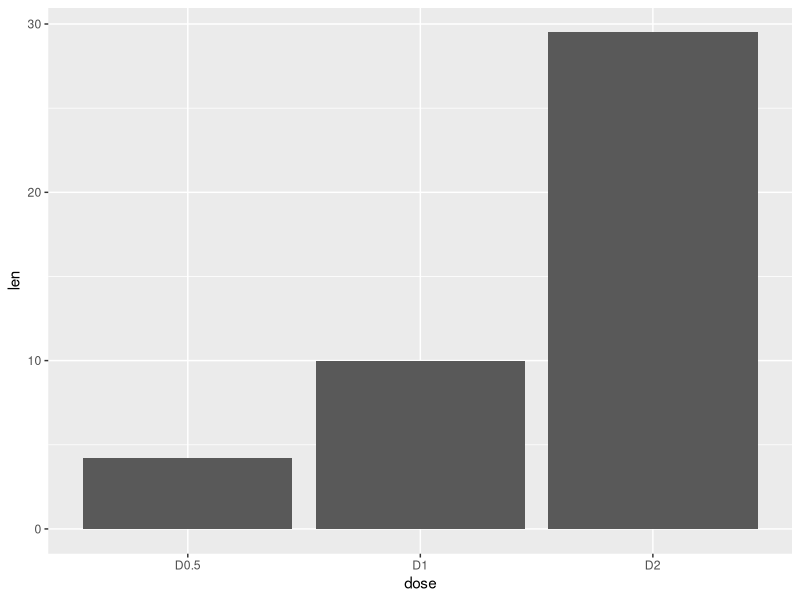
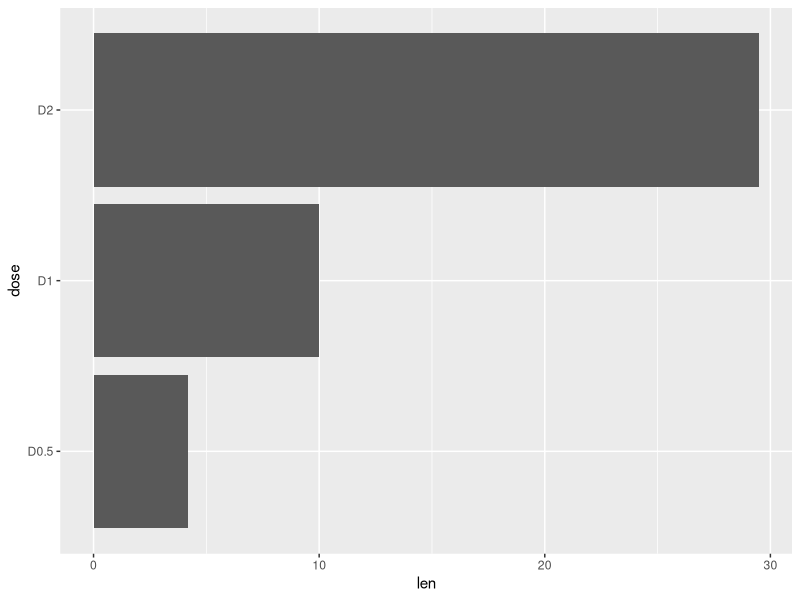
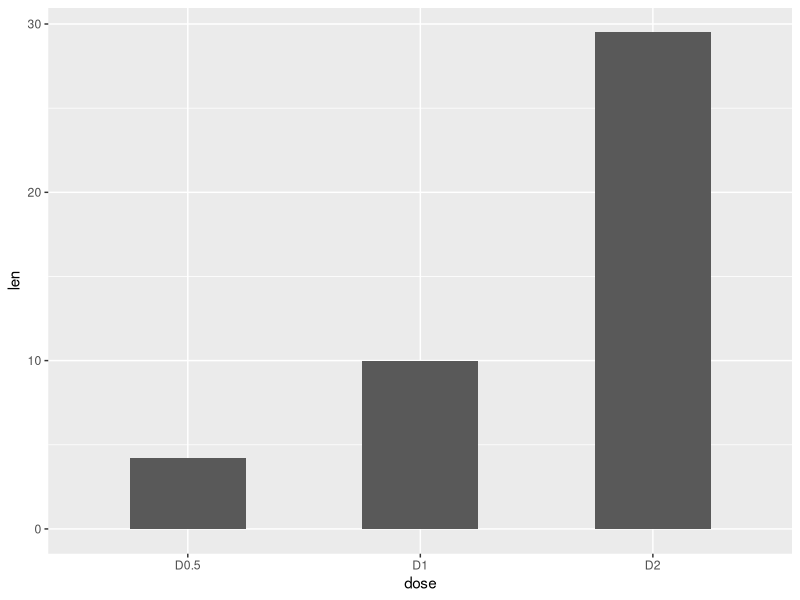
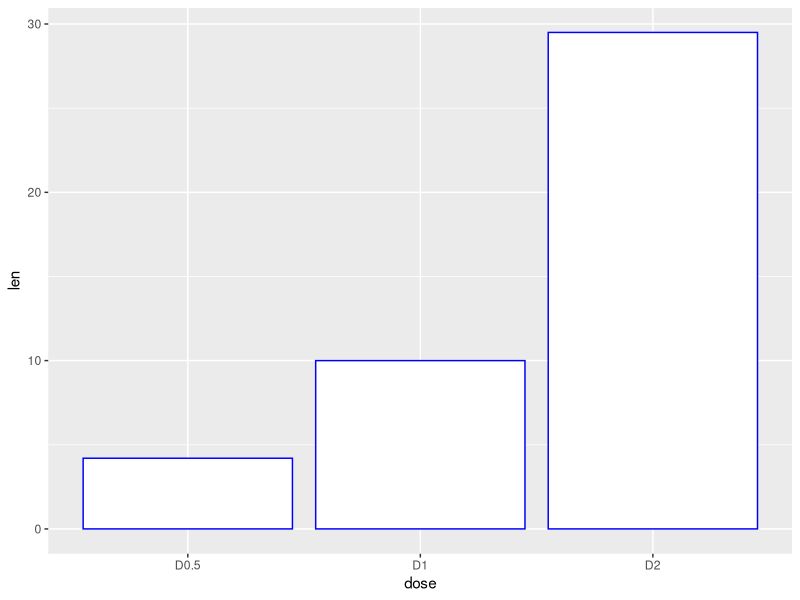
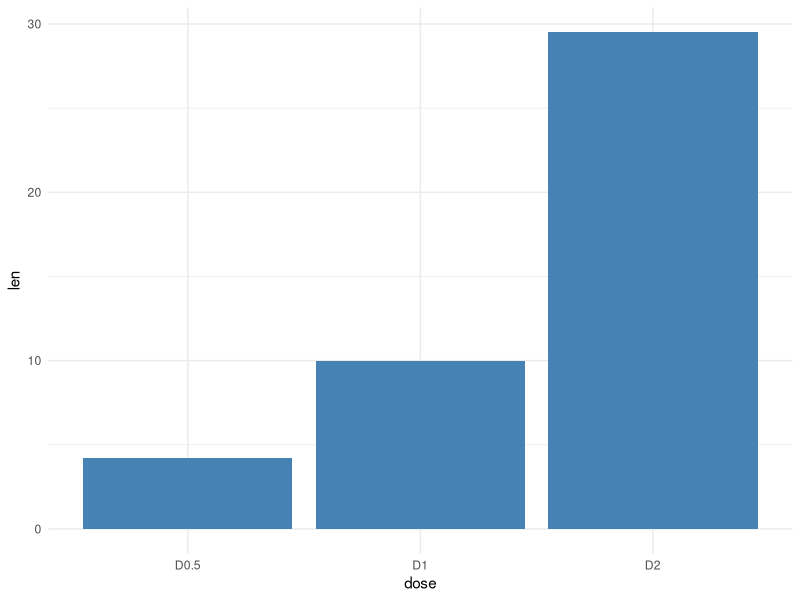
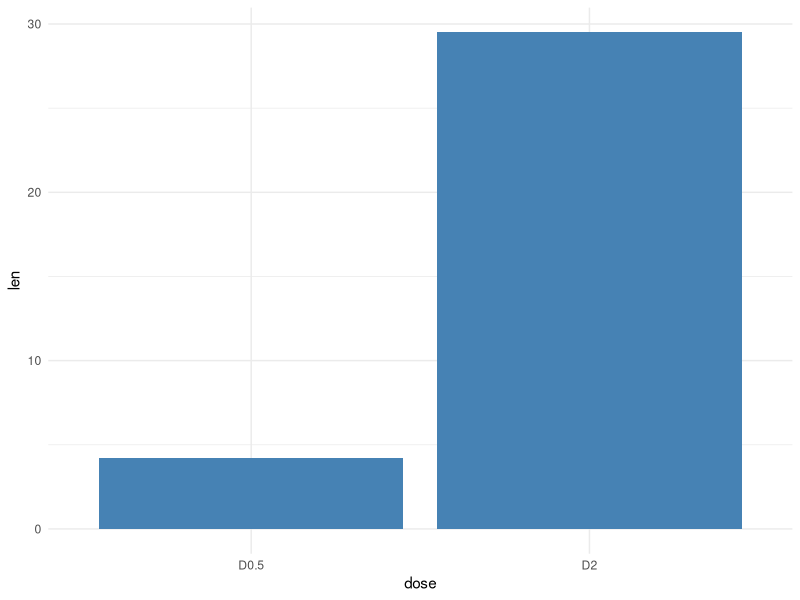
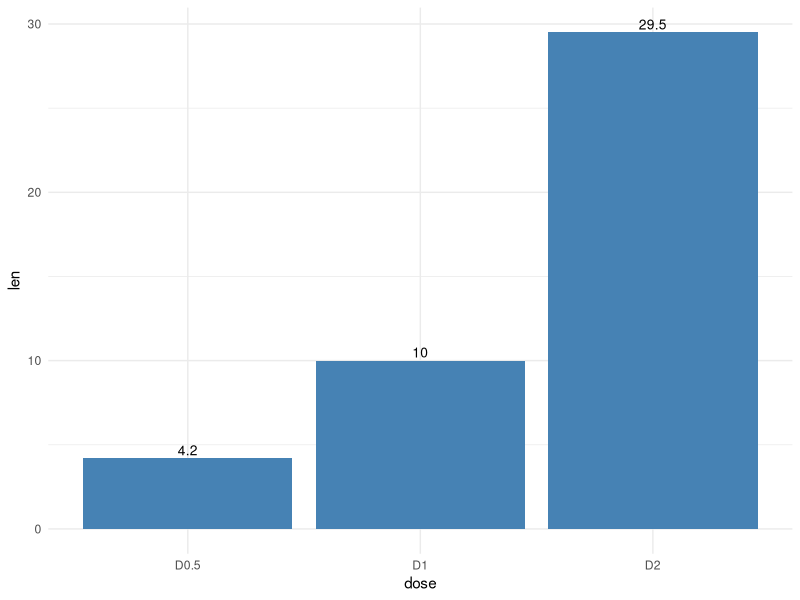
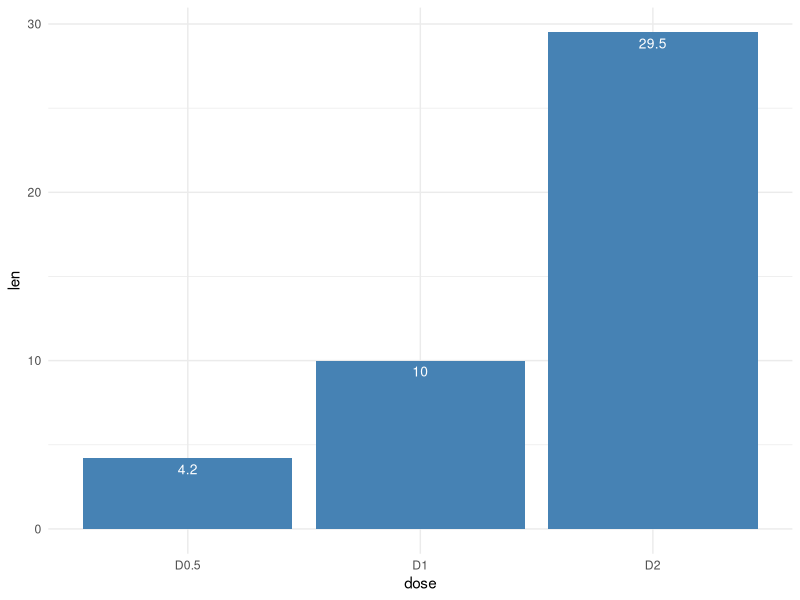

Write the R code that produced these figures, in order. (Note: this script raises an error after producing the figures.)
df <- data.frame(dose=c("D0.5", "D1", "D2"),
                 len=c(4.2, 10, 29.5))

head(df)
library(ggplot2)
# Basic barplot
p<-ggplot(data=df, aes(x=dose, y=len)) +
  geom_bar(stat="identity")
p

# Horizontal bar plot
p + coord_flip()

# Change the width of bars
ggplot(data=df, aes(x=dose, y=len)) +
  geom_bar(stat="identity", width=0.5)

# Change colors
ggplot(data=df, aes(x=dose, y=len)) +
  geom_bar(stat="identity", color="blue", fill="white")

# Minimal theme + blue fill color
p<-ggplot(data=df, aes(x=dose, y=len)) +
  geom_bar(stat="identity", fill="steelblue")+
  theme_minimal()
p

# choose which item to display
p + scale_x_discrete(limits=c("D0.5", "D2"))

# barplot with labels
# Outside bars
ggplot(data=df, aes(x=dose, y=len)) +
  geom_bar(stat="identity", fill="steelblue")+
  geom_text(aes(label=len), vjust=-0.3, size=3.5)+
  theme_minimal()

# Inside bars
ggplot(data=df, aes(x=dose, y=len)) +
  geom_bar(stat="identity", fill="steelblue")+
  geom_text(aes(label=len), vjust=1.6, color="white", size=3.5)+
  theme_minimal()



# use mtcars data

head(mtcars)

# Don't map a variable to y
ggplot(mtcars, aes(x=factor(cyl)))+
  geom_bar(stat="bin", width=0.7, fill="steelblue")+
  theme_minimal()

# Change barplot line colors by groups
p<-ggplot(df, aes(x=dose, y=len, color=dose)) +
  geom_bar(stat="identity", fill="white")
p

#it is also possible to change manually barplot line colors using the functions :  
#scale_color_manual() : to use custom colors
#scale_color_brewer() : to use color palettes from RColorBrewer package
#scale_color_grey() : to use grey color palettes


# Use custom color palettes
p+scale_color_manual(values=c("#999999", "#E69F00", "#56B4E9"))

# Use brewer color palettes
p+scale_color_brewer(palette="Dark2")

# Use grey scale
p + scale_color_grey() + theme_classic()

#in the R code below, barplot fill colors are automatically controlled by the levels of dose
# Change barplot fill colors by groups
p<-ggplot(df, aes(x=dose, y=len, fill=dose)) +
  geom_bar(stat="identity")+theme_minimal()
p

#It is also possible to change manually barplot fill colors using the functions :
#scale_fill_manual() : to use custom colors
#scale_fill_brewer() : to use color palettes from RColorBrewer package
#scale_fill_grey() : to use grey color palettes

# Use custom color palettes
p+scale_fill_manual(values=c("#999999", "#E69F00", "#56B4E9"))

# use brewer color palettes
p+scale_fill_brewer(palette="Dark2")

# Use grey scale
p + scale_fill_grey()


#use black outline color
ggplot(df, aes(x=dose, y=len, fill=dose))+
  geom_bar(stat="identity", color="black")+
  scale_fill_manual(values=c("#999999", "#E69F00", "#56B4E9"))+
  theme_minimal()

# Change bar fill colors to blues
p <- p+scale_fill_brewer(palette="Blues")

p + theme(legend.position="top")

p + theme(legend.position="bottom")

# Remove legend
p + theme(legend.position="none")


#The function scale_x_discrete can be used to change the order of items to “2”, “0.5”, “1” :
p + scale_x_discrete(limits=c("D2", "D0.5", "D1"))



#barplot iwth multiple groups
#Data derived from ToothGrowth data sets are used. 
#ToothGrowth describes the effect of Vitamin C on tooth growth in Guinea pigs. 
#Three dose levels of Vitamin C (0.5, 1, and 2 mg) with each of 
#two delivery methods [orange juice (OJ) or ascorbic acid (VC)] are used :
df2 <- data.frame(supp=rep(c("VC", "OJ"), each=3),
                  dose=rep(c("D0.5", "D1", "D2"),2),
                  len=c(6.8, 15, 33, 4.2, 10, 29.5))

head(df2)

#A stacked barplot is created by default. 
#You can use the function position_dodge() to change this. 
#The barplot fill color is controlled by the levels of dose :
# Stacked barplot with multiple groups
ggplot(data=df2, aes(x=dose, y=len, fill=supp)) +
  geom_bar(stat="identity")

# Use position=position_dodge()
ggplot(data=df2, aes(x=dose, y=len, fill=supp)) +
  geom_bar(stat="identity", position=position_dodge())


# Change the colors manually
p <- ggplot(data=df2, aes(x=dose, y=len, fill=supp)) +
  geom_bar(stat="identity", color="black", position=position_dodge())+
  theme_minimal()

# Use custom colors
p + scale_fill_manual(values=c('#999999','#E69F00'))

# Use brewer color palettes
p + scale_fill_brewer(palette="Blues")

ggplot(data=df2, aes(x=dose, y=len, fill=supp)) +
  geom_bar(stat="identity", position=position_dodge())+
  geom_text(aes(label=len), vjust=1.6, color="white",
            position = position_dodge(0.9), size=3.5)+
  scale_fill_brewer(palette="Paired")+
  theme_minimal()

#Add labels to a stacked barplot : 3 steps are required

#Sort the data by dose and supp : the package plyr is used
#Calculate the cumulative sum of the variable len for each dose
#Create the plot
library(plyr)
# Sort by dose and supp
df_sorted <- arrange(df2, dose, supp) 
head(df_sorted)


# Calculate the cumulative sum of len for each dose
df_cumsum <- ddply(df_sorted, "dose",
                   transform, label_ypos=cumsum(len))
head(df_cumsum)

# Create the barplot
ggplot(data=df_cumsum, aes(x=dose, y=len, fill=supp)) +
  geom_bar(stat="identity")+
  geom_text(aes(y=label_ypos, label=len), vjust=1.6, 
            color="white", size=3.5)+
  scale_fill_brewer(palette="Paired")+
  theme_minimal()


#if you want to place the labels at the middle of bars, you have to modify the cumulative sum as follow

df_cumsum <- ddply(df_sorted, "dose",
                   transform, 
                   label_ypos=cumsum(len) - 0.5*len)



# Create the barplot
ggplot(data=df_cumsum, aes(x=dose, y=len, fill=supp)) +
  geom_bar(stat="identity")+
  geom_text(aes(y=label_ypos, label=len), vjust=1.6, 
            color="white", size=3.5)+
  scale_fill_brewer(palette="Paired")+
  theme_minimal()





